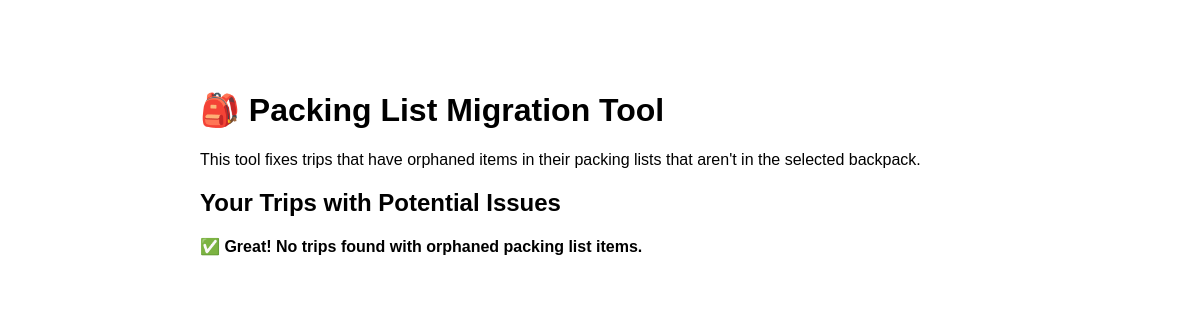
/migrate-packing-items.php (signed in), run on an earlier commit of the app's database.
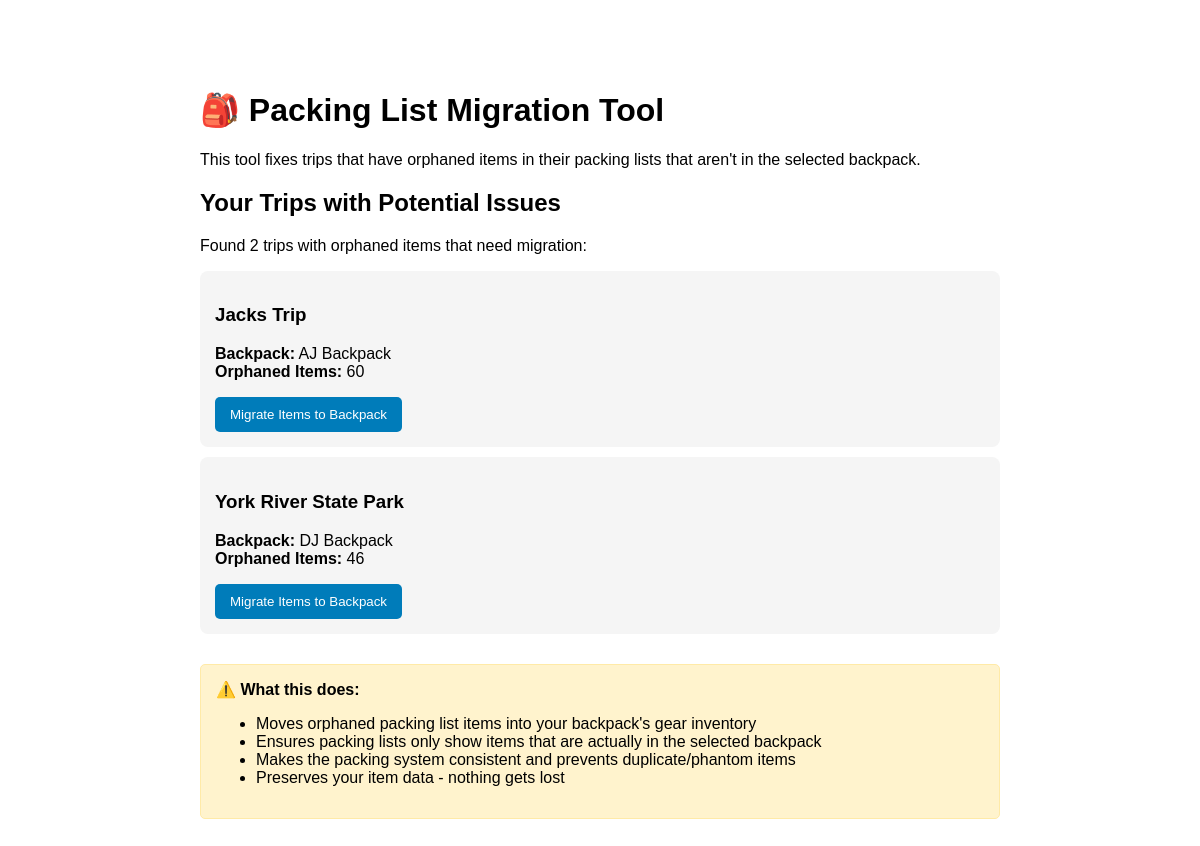
And on a later commit of the database.
### tables this page shows
CREATE TABLE "trips" (
id INTEGER PRIMARY KEY AUTOINCREMENT,
title TEXT NOT NULL,
location TEXT,
start_date TEXT,
end_date TEXT,
distance REAL,
distance_unit TEXT DEFAULT 'miles',
elevation_gain REAL,
difficulty TEXT,
trip_type TEXT,
description TEXT,
backpack_id INTEGER,
completed INTEGER DEFAULT 0,
favorite INTEGER DEFAULT 0,
image_url TEXT,
image_alt TEXT,
user_id INTEGER NOT NULL,
created_at TEXT DEFAULT CURRENT_TIMESTAMP,
updated_at TEXT DEFAULT CURRENT_TIMESTAMP, permit_required INTEGER DEFAULT 0, permit_info TEXT, water_sources TEXT, camping_type TEXT, expected_weather TEXT, trail_conditions TEXT, emergency_contact TEXT, trailhead_parking TEXT, photo_path TEXT, photo_alt_text TEXT, pre_trip_notes TEXT, post_trip_notes TEXT, lessons_learned TEXT, permit_cost REAL, parking_cost REAL, cell_coverage VARCHAR(50), crowd_level VARCHAR(50),
FOREIGN KEY (backpack_id) REFERENCES backpacks(id) ON DELETE SET NULL,
FOREIGN KEY (user_id) REFERENCES users(id) ON DELETE CASCADE
);

### migrate-packing-items.php (the view, shortened to what this page needs)
<?php
$db = new PDO('sqlite:' . __DIR__ . '/storage/sqlite/btt.db');
$db->setAttribute(PDO::ATTR_ERRMODE, PDO::ERRMODE_EXCEPTION);
$user_id = $_SESSION['user_id'] ?? null;
?>
<!DOCTYPE html>
<html>
<head>
</head>
<body>
    <h1>🎒 Packing List Migration Tool</h1>
    <p>This tool fixes trips that have orphaned items in their packing lists that aren't in the selected backpack.</p>
    <h2>Your Trips with Potential Issues</h2>
    <?php
    $stmt = $db->prepare("
        SELECT DISTINCT t.id, t.title, t.backpack_id, b.name as backpack_name,
               COUNT(tpi.id) as orphaned_items
        FROM trips t
        LEFT JOIN backpacks b ON t.backpack_id = b.id
        LEFT JOIN trip_packed_items tpi ON t.id = tpi.trip_id AND tpi.is_custom = 1
        WHERE t.user_id = ? AND t.backpack_id IS NOT NULL
        GROUP BY t.id
        HAVING orphaned_items > 0
        ORDER BY t.title
    ");
    $stmt->execute([$user_id]);
    $problematicTrips = $stmt->fetchAll(PDO::FETCH_ASSOC);
    if (empty($problematicTrips)): ?>
        <p><strong>✅ Great! No trips found with orphaned packing list items.</strong></p>
    <?php else: ?>
        <p>Found <?= count($problematicTrips) ?> trips with orphaned items that need migration:</p>
        <?php foreach ($problematicTrips as $trip): ?>
            <div class="trip">
                <h3><?= htmlspecialchars($trip['title']) ?></h3>
                <p>
                    <strong>Backpack:</strong> <?= htmlspecialchars($trip['backpack_name']) ?><br>
                    <strong>Orphaned Items:</strong> <?= $trip['orphaned_items'] ?>
                </p>
                <button class="button" onclick="migrateTrip(<?= $trip['id'] ?>)">
                    Migrate Items to Backpack
                </button>
            </div>
        <?php endforeach; ?>
        <div style="margin-top: 30px; padding: 15px; background: #fff3cd; border: 1px solid #ffeaa7; border-radius: 5px;">
            <strong>⚠️ What this does:</strong>
            <ul>
                <li>Moves orphaned packing list items into your backpack's gear inventory</li>
                <li>Ensures packing lists only show items that are actually in the selected backpack</li>
                <li>Makes the packing system consistent and prevents duplicate/phantom items</li>
                <li>Preserves your item data - nothing gets lost</li>
            </ul>
        </div>
    <?php endif; ?>
</body>
</html>

What changed in the data, as far as the page shows it:
now on this page (row edited): trips: title "Jacks Trip", backpack_name "AJ Backpack", orphaned_items "60"
added trips: title "York River State Park", backpack_name "DJ Backpack", orphaned_items "46"
Also different on the page:
count($problematicTrips): (not shown) → "2"
text no longer shown: "✅ Great! No trips found with orphaned packing list items."
text now shown: "Found trips with orphaned items that need migration: ⚠️ What this does: Moves orphaned packing list items into your backpack's gear inventory Ensures packing lists only show items that are actually in the selected backpack Makes the packing system consistent and prevents duplicate/phantom items Preserves your item data - nothing gets lost"
